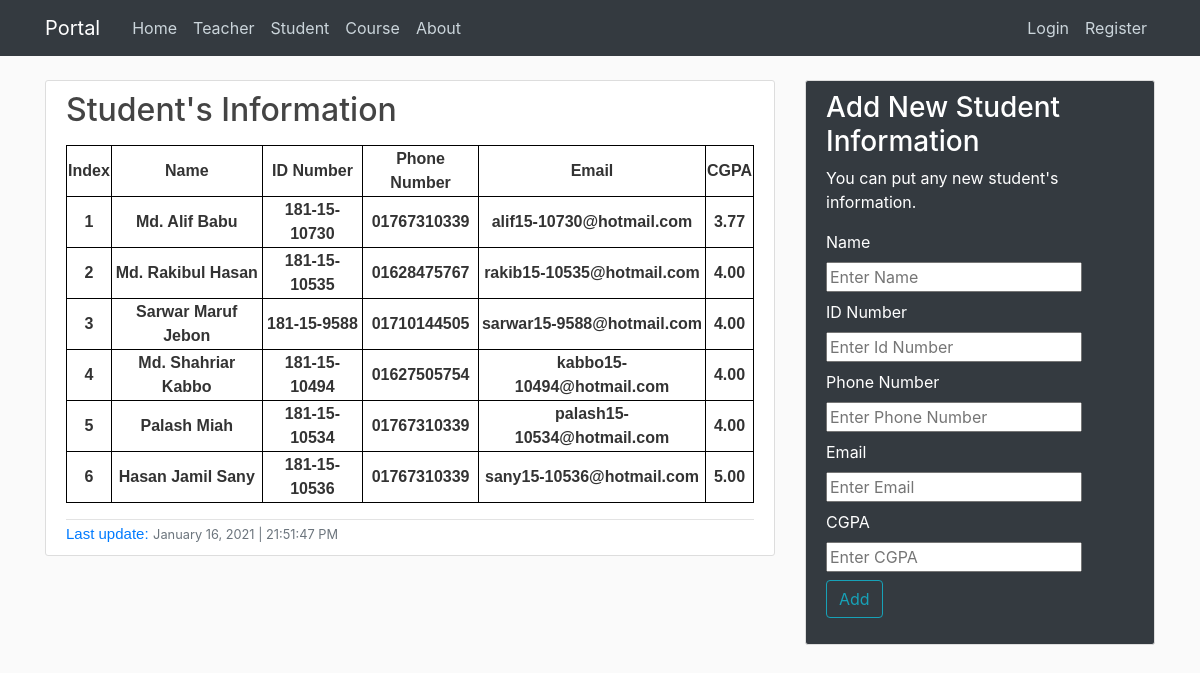
The page /student/ on the database its author committed.
### DBmanage/models.py (models this page shows)
class Student(models.Model):
    name = models.CharField(max_length=100)
    id_number = models.CharField(max_length=20)
    phone_number = models.CharField(max_length=20)
    email = models.EmailField(max_length=50)
    cgpa = models.FloatField(default=None)
    date_posted = models.DateTimeField(default=timezone.now)
    author = models.ForeignKey(User, on_delete=models.CASCADE)

### DBmanage/views.py (the view)
# urls.py: path('student/', views.student, name='portal-student'),
def student(request):
    for d in Student.objects.all():
        date_posted = d.date_posted
    context = {
        'students' : Student.objects.all(),
        'date_posted' : date_posted,
        'title' : 'Student',
    }
    if request.method == 'POST':
        if request.POST.get('name') and request.POST.get('id_number') and request.POST.get('phone_number') and request.POST.get('email') and request.POST.get('cgpa'):
            st = Student()
            st.name = request.POST.get('name')
            st.id_number = request.POST.get('id_number')
            st.phone_number = request.POST.get('phone_number')
            st.email = request.POST.get('email')
            st.cgpa = request.POST.get('cgpa')
            st.author = User.objects.filter(username='Alif').first()
            st.save()
            return render(request, 'portal/student.html', context)
    else:
        return render(request, 'portal/student.html', context)

### DBmanage/templates/portal/student.html
{% extends 'portal/base.html' %}
{% block content %}
<article class="media content-section">
    <div class="media-body">
        <h2><a class="article-title" href="{% url 'portal-student' %}">Student's Information</a></h2>
        <p class="article-content">
            <table class="center">
                <tr>
                    <th>Index</th>
                    <th>Name</th>
                    <th>ID Number</th>
                    <th>Phone Number</th>
                    <th>Email</th>
                    <th>CGPA</th>
                </tr>
                {% for student in students %}
                    <tr>
                        <th>{{ student.id }}</th>
                        <th>{{ student.name }}</th>
                        <th>{{ student.id_number }}</th>
                        <th>{{ student.phone_number }}</th>
                        <th>{{ student.email }}</th>
                        <th>{{ student.cgpa|floatformat:2 }}</th>
                    </tr>
                {% endfor %}
            </table>
        </p>
        <div class="article-metadata">
            <a class="update" href="#">Last update:</a>
            <small class="text-muted">{{ date_posted|date:"F d, Y | H:i:s A" }}</small>
        </div>
    </div>
</article>
{% endblock content %}

### DBmanage/templates/portal/base.html (shortened to what this page needs)
{% load static %}
<!DOCTYPE html>
<html>
    <head>
        <link rel="stylesheet" href="https://maxcdn.bootstrapcdn.com/bootstrap/4.0.0/css/bootstrap.min.css">
        <link rel="stylesheet" type="text/css" href="{% static 'portal/style.css' %}">
    </head>
    <body>
        <header class="site-header">
          <nav class="navbar navbar-expand-md navbar-dark bg-dark fixed-top">
              <div class="container">
                <a class="navbar-brand mr-4" href="/">Portal</a>
                <div class="collapse navbar-collapse" id="navbarToggle">
                  <div class="navbar-nav mr-auto">
                    <a class="nav-item nav-link" href="{% url 'portal-home' %}">Home</a>
                    <a class="nav-item nav-link" href="{% url 'portal-teacher' %}">Teacher</a>
                    <a class="nav-item nav-link" href="{% url 'portal-student' %}">Student</a>
                    <a class="nav-item nav-link" href="{% url 'portal-course' %}">Course</a>
                    <a class="nav-item nav-link" href="{% url 'portal-about' %}">About</a>
                  </div>
                  <div class="navbar-nav">
                    <a class="nav-item nav-link" href="#">Login</a>
                    <a class="nav-item nav-link" href="#">Register</a>
                  </div>
                </div>
              </div>
            </nav>
          </header>
          <main role="main" class="container">
            <div class="row">
              <div class="col-md-8">
                {% block content %}{% endblock %}
              </div>
              <div class="col-md-4">
                <div class="content-section bg-dark">
                  {% if title in 'Teacher' %}
                    <h3 style="color: white;">Add New Teacher Information</h3>
                    <p class="text-muted"><span style="color: white">You can put any new teacher's information.</span>
                      <ul class="list-group">
                        <form action="" method="POST">
                          {% csrf_token %}
                          <label for="name" style="color: white">Name</label><br>
                          <input type="text" name="name" placeholder="Enter Name"><br>
                          <label for="id_number" style="color: white" class="mt-2">ID Number</label><br>
                          <input type="text" name="id_number" placeholder="Enter Id Number"><br>
                          <label for="phone_number" style="color: white" class="mt-2">Phone Number</label><br>
                          <input type="text" name="phone_number" placeholder="Enter Phone Number"><br>
                          <label for="email" style="color: white" class="mt-2">Email</label><br>
                          <input type="email" name="email" placeholder="Enter Email"><br>
                          <button class="btn btn-outline-info mt-2" type="submit" value="Post">Add</button>
                        </form>
                      </ul>
                    </p>
                  {% elif title in 'Student' %}
                    <h3 style="color: white;">Add New Student Information</h3>
                    <p class="text-muted"><span style="color: white">You can put any new student's information.</span>
                      <ul class="list-group">
                        <form action="" method="POST">
                          <label for="name" style="color: white">Name</label><br>
                          <input type="text" name="name" placeholder="Enter Name"><br>
                          <label for="id_number" style="color: white" class="mt-2">ID Number</label><br>
                          <input type="text" name="id_number" placeholder="Enter Id Number"><br>
                          <label for="phone_number" style="color: white" class="mt-2">Phone Number</label><br>
                          <input type="text" name="phone_number" placeholder="Enter Phone Number"><br>
                          <label for="email" style="color: white" class="mt-2">Email</label><br>
                          <input type="email" name="email" placeholder="Enter Email"><br>
                          <label for="cgpa" style="color: white" class="mt-2">CGPA</label><br>
                          <input type="text" name="cgpa" placeholder="Enter CGPA"><br>
                          <button class="btn btn-outline-info mt-2" type="submit" value="Post">Add</button>
                        </form>
                      </ul>
                    </p>
                  {% endif %}
                </div>
              </div>
            </div>
          </main>
    </body>
</html>

### DBmanage/static/portal/style.css (style rules this page uses)
body { background: #fafafa; color: #333333; margin-top: 5rem; }
h1, h2, h3, h4, h5, h6 { color: #444444; }
ul { margin: 0; }
.center { margin: auto; text-align: center; width: 100%; font-size: medium; font-family: Verdana, Geneva, Tahoma, sans-serif; }
table, th, tr { border: 1px solid black; }
.update { font: 15px sans-serif; }
.site-header .navbar-nav .nav-link { color: #cbd5db; }
.content-section { background: #ffffff; padding: 10px 20px; border: 1px solid #dddddd; border-radius: 3px; margin-bottom: 20px; }
.article-title { margin: auto; color: #444444; }
.article-content { white-space: normal; }
.article-metadata { padding-top: 1px; margin-top: 4px; border-top: 1px solid #e3e3e3 }

### rows shown on the page
Student: id "1", name "Md. Alif Babu", id_number "181-15-10730", phone_number "01767310339", email "alif15-10730@hotmail.com", cgpa "3.77"
Student: id "2", name "Md. Rakibul Hasan", id_number "181-15-10535", phone_number "01628475767", email "rakib15-10535@hotmail.com", cgpa "4.00"
Student: id "3", name "Sarwar Maruf Jebon", id_number "181-15-9588", phone_number "01710144505", email "sarwar15-9588@hotmail.com", cgpa "4.00"
Student: id "4", name "Md. Shahriar Kabbo", id_number "181-15-10494", phone_number "01627505754", email "kabbo15-10494@hotmail.com", cgpa "4.00"
Student: id "5", name "Palash Miah", id_number "181-15-10534", phone_number "01767310339", email "palash15-10534@hotmail.com", cgpa "4.00"
Student: id "6", name "Hasan Jamil Sany", id_number "181-15-10536", phone_number "01767310339", email "sany15-10536@hotmail.com", cgpa "5.00", date_posted "January 16, 2021 | 21:51:47 PM"
